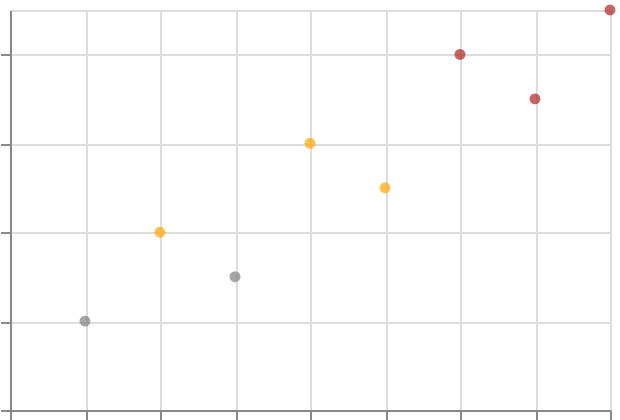

The Vega-Lite source for this figure:
### Vega-Lite specification from a JSON file in a GitHub repository (floating-point values rounded to 4 significant figures)
{"$schema": "https://vega.github.io/schema/vega-lite/v6.json", "padding": 5, "autosize": "none", "width": 300, "height": 200, "data": {"name": "table", "values": [{"c": "A", "g": "p", "x": 1, "y": 2, "v": 5, "t": "2024-01-15", "o": {"v": 3}, "IMDB Rating": 6.1, "d": "x1"}, {"c": "B", "g": "q", "x": 2, "y": 4, "v": 9, "t": "2024-02-20", "o": {"v": 7}, "IMDB Rating": 7.4, "d": "x2"}, {"c": "A", "g": "q", "x": 3, "y": 3, "v": 2, "t": "2024-03-05", "o": {"v": 1}, "IMDB Rating": 5.2, "d": "x1"}, {"c": "C", "g": "p", "x": 4, "y": 6, "v": 7, "t": "2024-05-30", "o": {"v": 4}, "IMDB Rating": 8.8, "d": "x3"}, {"c": "B", "g": "p", "x": 5, "y": 5, "v": 4, "t": "2024-07-11", "o": {"v": 9}, "IMDB Rating": 6.9, "d": "x2"}, {"c": "C", "g": "q", "x": 6, "y": 8, "v": 6, "t": "2024-09-02", "o": {"v": 2}, "IMDB Rating": 7.7, "d": "x3"}, {"c": "A", "g": "p", "x": 7, "y": 7, "v": 8, "t": "2024-11-25", "o": {"v": 5}, "IMDB Rating": 4.4, "d": "x1"}, {"c": "B", "g": "q", "x": 8, "y": 9, "v": 3, "t": "2024-12-31", "o": {"v": 8}, "IMDB Rating": 9.1, "d": "x2"}]}, "mark": {"type": "point", "filled": true}, "encoding": {"x": {"field": "x", "type": "quantitative"}, "y": {"field": "y", "type": "quantitative"}, "color": {"condition": [{"test": "datum.y > 6", "value": "firebrick"}, {"test": "datum.y > 3", "value": "orange"}], "value": "grey"}}}
